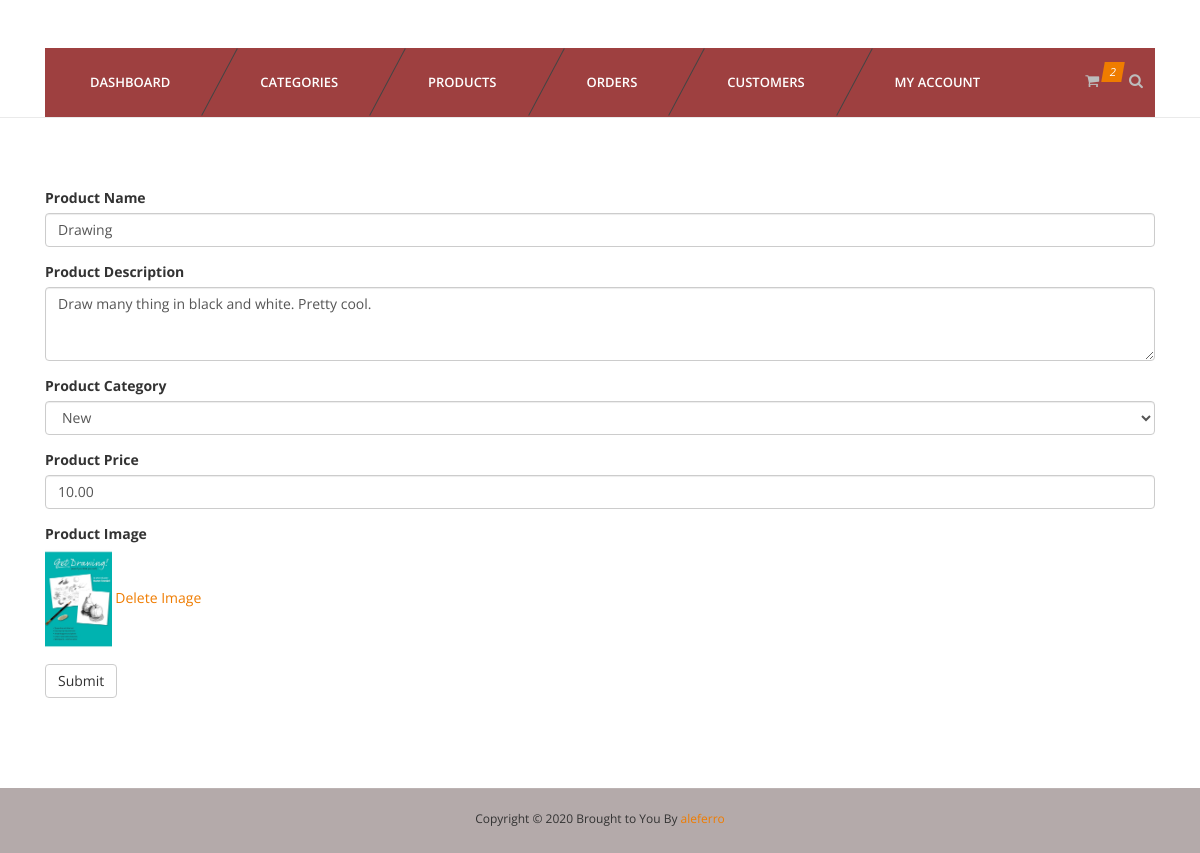
The app's page /admin/editproduct.php?id=1 (signed in) with its own data.
### tables this page shows
CREATE TABLE `products` (
  `id` int(11) NOT NULL,
  `name` varchar(255) NOT NULL,
  `catid` int(11) NOT NULL,
  `price` varchar(255) NOT NULL,
  `thumb` varchar(255) NOT NULL,
  `description` varchar(255) NOT NULL
);

CREATE TABLE `category` (
  `id` int(11) NOT NULL,
  `name` varchar(255) NOT NULL
);

### admin/editproduct.php (the view, shortened to what this page needs)
<?php
	require_once '../config/connect.php';
	if(isset($_GET) & !empty($_GET)){
		$id = $_GET['id'];
	}else{
		header('location: products.php');
	}
?>
<?php include 'inc/header.php'; ?>
<?php include 'inc/nav.php'; ?>
<section id="content">
	<div class="content-blog">
		<div class="container">
			<?php
				$sql = "SELECT * FROM products WHERE id=$id";
				$res = mysqli_query($connection, $sql);
				$r = mysqli_fetch_assoc($res);
			?>
			<form method="post" enctype="multipart/form-data">
			  <div class="form-group">
			    <label for="Productname">Product Name</label>
			    <input type="text" class="form-control" name="productname" id="Productname" placeholder="Product Name" value="<?php echo $r['name']; ?>">
			  </div>
			  <div class="form-group">
			    <label for="productdescription">Product Description</label>
			    <textarea class="form-control" name="productdescription" rows="3"><?php echo $r['description']; ?></textarea>
			  </div>
			  <div class="form-group">
			    <label for="productcategory">Product Category</label>
			    <select class="form-control" id="productcategory" name="productcategory">
			    <?php
					$catsql = "SELECT * FROM category";
					$catres = mysqli_query($connection, $catsql);
					while ($catr = mysqli_fetch_assoc($catres)) {
				?>
					<option value="<?php echo $catr['id']; ?>" <?php if( $catr['id'] == $r['catid']){ echo "selected"; } ?>><?php echo $catr['name']; ?></option>
				<?php } ?>
				</select>
			  </div>
			  <div class="form-group">
			    <label for="productprice">Product Price</label>
			    <input type="text" class="form-control" name="productprice" id="productprice" placeholder="Product Price" value="<?php echo $r['price']; ?>">
			  </div>
			  <div class="form-group">
			    <label for="productimage">Product Image</label>
			    <?php if(isset($r['thumb']) & !empty($r['thumb'])){ ?>
			    <br>
			    	<img src="<?php echo $r['thumb'] ?>" widht="100px" height="100px">
			    	<a href="delprodimg.php?id=<?php echo $r['id']; ?>">Delete Image</a>
			    <?php }else{ ?>
			    <input type="file" name="productimage" id="productimage">
			    <p class="help-block">Only jpg/png are allowed.</p>
			    <?php } ?>
			  </div>
			  <button type="submit" class="btn btn-default">Submit</button>
			</form>
		</div>
	</div>
</section>
<?php include 'inc/footer.php' ?>

### css/light.css (style rules this page uses)
body { background-color:#fff; }

### records on screen
products: productname "Drawing", productdescription "Draw many thing in black and white. Pretty cool.", productcategory "New", productprice "10.00", thumb (picture)
